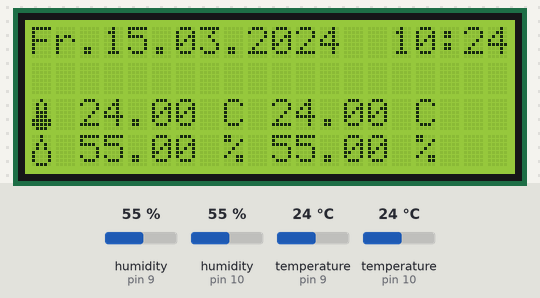
Bench run of a sketch on a simulated Arduino Uno, built with avr-gcc and run on an emulated ATmega328P. Parts: 20×4 character LCD. Inputs (shaded band) come from the test bench; at power-on: humidity (sensors on pin 9, pin 10) 55 %, temperature (sensors on pin 9, pin 10) 24 °C. The local clock reads 2024-03-15 10:24:30 at power-on unless the sketch sets it; what the sketch prints to the serial monitor is not drawn.

Above: at 10.3 s.
At 102.2 s:
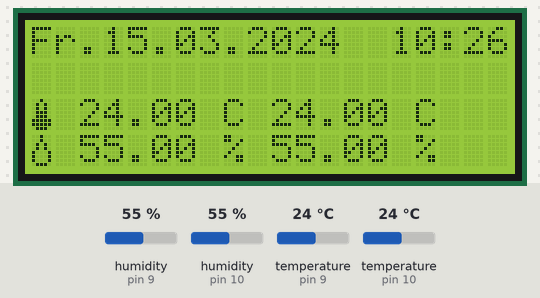

Measured:
- what the display in image 0 shows lasts 30.6 s, from 10.3 s to 40.9 s

The sketch:

lcd_dht_icons_rtc2.ino
```cpp
#include <Time.h>
#include <TimeLib.h>

// Einbinden des DHT22
#include "DHT.h"                            // Library für DHT Sensor aufgerufen
#define DHTPIN 9                            // DHT Sensor wird aus PIN 9 ausgelesen
#define DHTTYPE DHT22                       // DHT Type wird auf DHT22 festgelegt
DHT dht22(DHTPIN, DHTTYPE);                 // DHTPIN und DHTTYE in dht22 definiert
#define DHTPIN2 10
#define DHTTYPE2 DHT22
DHT dht222(DHTPIN2, DHTTYPE2);

// Einbinden des LCD
#include "Wire.h"                           // Library für I2C aufgerufen
#include "LiquidCrystal_I2C.h"              // Library für LCD aufgerufen
LiquidCrystal_I2C lcd(0x27, 2, 1, 0, 4, 5, 6, 7, 3, POSITIVE);         // LCD Adresse auf 0x27 gesetzt, 16 Zeichen / 2 Zeilen LCD

#include "RTClib.h"
RTC_DS3231 rtc;
char daysOfTheWeek[7][12] = {"So", "Mo", "Di", "Mi", "Do", "Fr", "Sa"};

// Time Variablen

#define TIME_MSG_LEN  11   // time sync to PC is HEADER followed by Unix time_t as ten ASCII digits
#define TIME_HEADER  'T'   // Header tag for serial time sync message
#define TIME_REQUEST  7    // ASCII bell character requests a time sync message

byte thermometer[8] = //icon für thermometer
{
    B00100,
    B01010,
    B01010,
    B01110,
    B01110,
    B11111,
    B11111,
    B01110
};

byte tropfen[8] = //icon für tropfen
{
    B00100,
    B00100,
    B01010,
    B01010,
    B10001,
    B10001,
    B10001,
    B01110,
};


void setup()
{
  Serial.begin(9600);                         // Serielle Ausgabe beginnen mit 9600baud
  Serial.println("DHT22 Serielle Ausgabe");   // Begrüßung beim Aufruf vom seriellen Monitor
  dht22.begin();                              // Auslesen des DHT22 beginnt
  dht222.begin();                             // Auslesen des DHT22 2 beginnt
  //----lcd.init();                           // Initialisierung des LCD
  lcd.begin(20,4);                            // initialize the lcd for 20 chars 4 lines, turn on backlight
  lcd.backlight();                            // LCD Hintergrundbeleuchtung aktivieren
  lcd.createChar(1,thermometer);
  lcd.createChar(2,tropfen);

  //--------RTC SETUP ------------
  if (! rtc.begin()) {
    Serial.println("Couldn't find RTC");
    while (1);
  }

  if (rtc.lostPower()) {
    Serial.println("RTC lost power, lets set the time!");
    // following line sets the RTC to the date & time this sketch was compiled
    rtc.adjust(DateTime(F(__DATE__), F(__TIME__)));
    // This line sets the RTC with an explicit date & time, for example to set
    // January 21, 2014 at 3am you would call:
    // rtc.adjust(DateTime(2014, 1, 21, 3, 0, 0));
  }


}
void loop()
{
  float t1 = dht22.readTemperature();        // Die Temperatur wird vom DHT22 ausgelesen, Wert in "t" schreiben
  float h1 = dht22.readHumidity();           // Die Luftfeuchte wird vom DHT22 ausgelesen, Wert in "h" schreiben
  float t2 = dht222.readTemperature();        // Die Temperatur wird vom DHT22 ausgelesen, Wert in "t" schreiben
  float h2 = dht222.readHumidity();           // Die Luftfeuchte wird vom DHT22 ausgelesen, Wert in "h" schreiben
 // int h = now.hour();
 // int m = now.minute();
 // int s = now.second();

  Serial.print("Temperatur: ");             // Ausgabe im Seriellen Monitor
  Serial.print(t1);                          // Ausgabe im Seriellen Monitor
  Serial.print(" C\t");                     // Ausgabe im Seriellen Monitor
  Serial.print("Luftfeuchte: ");            // Ausgabe im Seriellen Monitor
  Serial.print(h1);                          // Ausgabe im Seriellen Monitor
  Serial.println(" %");                     // Ausgabe im Seriellen Monitor

  Serial.print("Temperatur: ");             // Ausgabe im Seriellen Monitor
  Serial.print(t2);                          // Ausgabe im Seriellen Monitor
  Serial.print(" C\t");                     // Ausgabe im Seriellen Monitor
  Serial.print("Luftfeuchte: ");            // Ausgabe im Seriellen Monitor
  Serial.print(h2);                          // Ausgabe im Seriellen Monitor
  Serial.println(" %");                     // Ausgabe im Seriellen Monitor

// RTC STuff

    DateTime now = rtc.now();
    Serial.print(now.year(), DEC);
    Serial.print('/');
    Serial.print(now.month(), DEC);
    Serial.print('/');
    Serial.print(now.day(), DEC);
    Serial.print(" (");
    Serial.print(daysOfTheWeek[now.dayOfTheWeek()]);
    Serial.print(") ");
    Serial.print(now.hour(), DEC);
    Serial.print(':');
    Serial.print(now.minute(), DEC);
    Serial.print(':');
    Serial.print(now.second(), DEC);
    Serial.println();

    Serial.print(" since midnight 1/1/1970 = ");
    Serial.print(now.unixtime());
    Serial.print("s = ");
    Serial.print(now.unixtime() / 86400L);
    Serial.println("d");

    // calculate a date which is 7 days and 30 seconds into the future
    DateTime future (now + TimeSpan(7,12,30,6));

    Serial.print(" now + 7d + 30s: ");
    Serial.print(future.year(), DEC);
    Serial.print('/');
    Serial.print(future.month(), DEC);
    Serial.print('/');
    Serial.print(future.day(), DEC);
    Serial.print(' ');
    Serial.print(future.hour(), DEC);
    Serial.print(':');
    Serial.print(future.minute(), DEC);
    Serial.print(':');
    Serial.print(future.second(), DEC);
    Serial.println();

    Serial.println();


  //  RtcTemperature temp = Rtc.GetTemperature();
  //  Serial.print(temp.AsFloat());
  //  Serial.println("C");


    delay(10000); // ten seconds

// RTC Stuff end


// Uhrzeit Zeile 0


  lcd.setCursor(0, 0);
  lcd.print(daysOfTheWeek[now.dayOfTheWeek()]);
  lcd.setCursor(2, 0);
  lcd.print(".");
  lcd.setCursor(3, 0);
  if (now.day() <10){
    lcd.print("0");
  }
  lcd.print(now.day());
  lcd.setCursor(5, 0);
  lcd.print(".");
  lcd.setCursor(6,0);
  if (now.month() <10){
    lcd.print("0");
  }
  lcd.print(now.month());
  lcd.setCursor(8, 0);
  lcd.print(".");
  lcd.setCursor(9, 0);
  lcd.print(now.year());
  lcd.setCursor(15, 0);
  if (now.hour() <10){
    lcd.print("0");
  }
  lcd.print(now.hour());
  lcd.setCursor(17, 0);
  lcd.print(":");
  lcd.setCursor(18, 0);
  if (now.minute() <10){
    lcd.print("0");
  }
  lcd.print(now.minute());

  // Temp RTC Zeile 0
//  lcd.setCursor(11, 0);
//  lcd.print(temp.AsFloat());
//  lcd.setCursor(17, 0);                        // Anfang auf Stelle 15, Zeile 0 setzen
//  lcd.print("C");

// Thermometer Temp 1
  lcd.setCursor(0, 2);                        // Thermometer auf Display
  lcd.write(1);
  lcd.setCursor(2, 2);
  lcd.print(t1);                               // Wert aus "t" ausgeben (Temperatur)
  lcd.setCursor(8, 2);                        // Anfang auf Stelle 15, Zeile 0 setzen
  lcd.print("C");

// Feuchtigkeit 1
  lcd.setCursor(0, 3);                       // Tropfen auf Display
  lcd.write(2);
  lcd.setCursor(2, 3);
  lcd.print(h1);
  lcd.setCursor(8, 4);
  lcd.print("%");

// Thermometer Temp 2
  lcd.setCursor(10, 2);
  lcd.print(t2);                               // Wert aus "t" ausgeben (Temperatur)
  lcd.setCursor(16, 2);                        // Anfang auf Stelle 15, Zeile 0 setzen
  lcd.print("C");

// Feuchtigkeit 2
  lcd.setCursor(10, 3);
  lcd.print(h2);
  lcd.setCursor(16, 4);
  lcd.print("%");

}

#define countof(a) (sizeof(a) / sizeof(a[0]))
```
